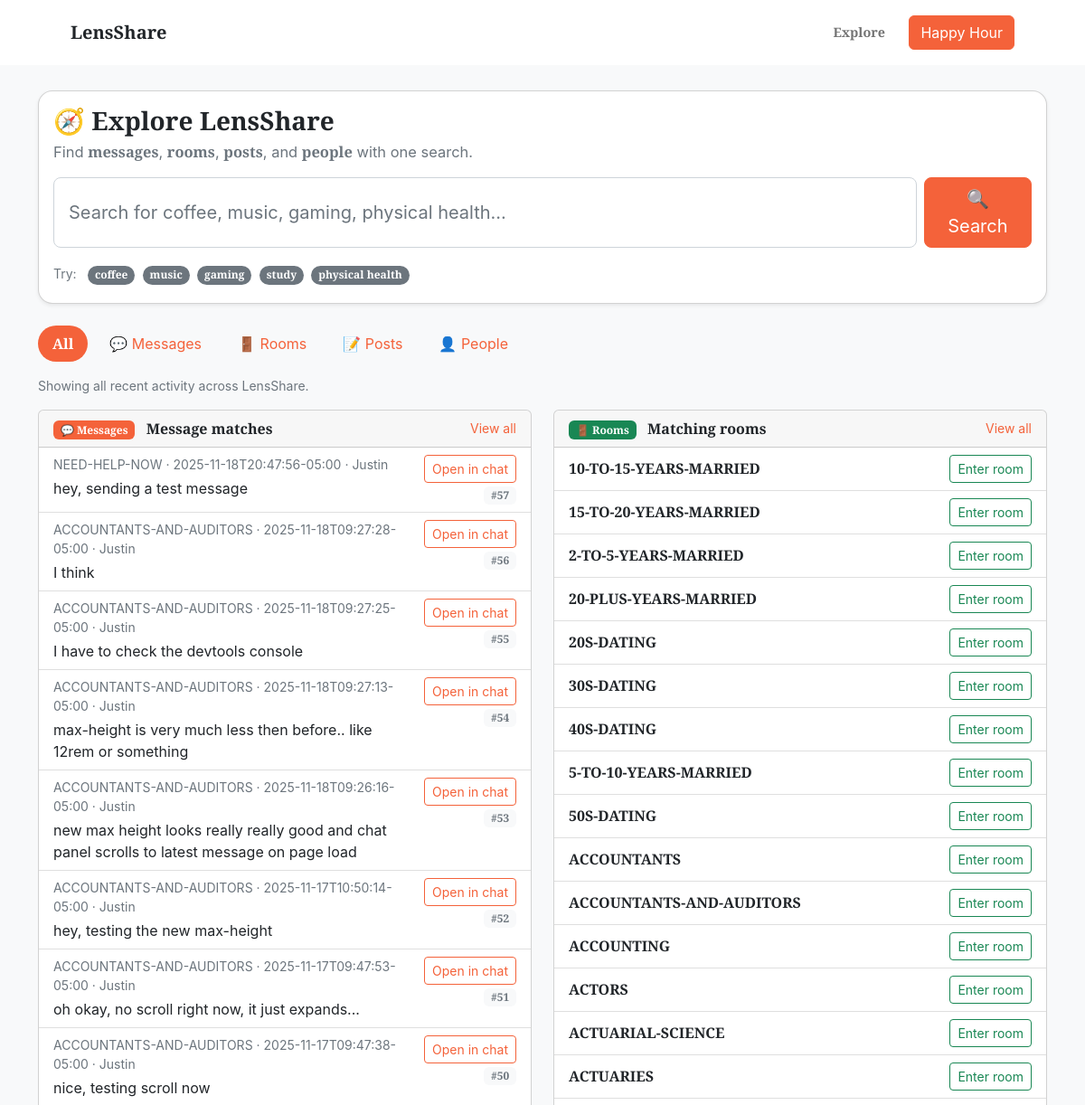
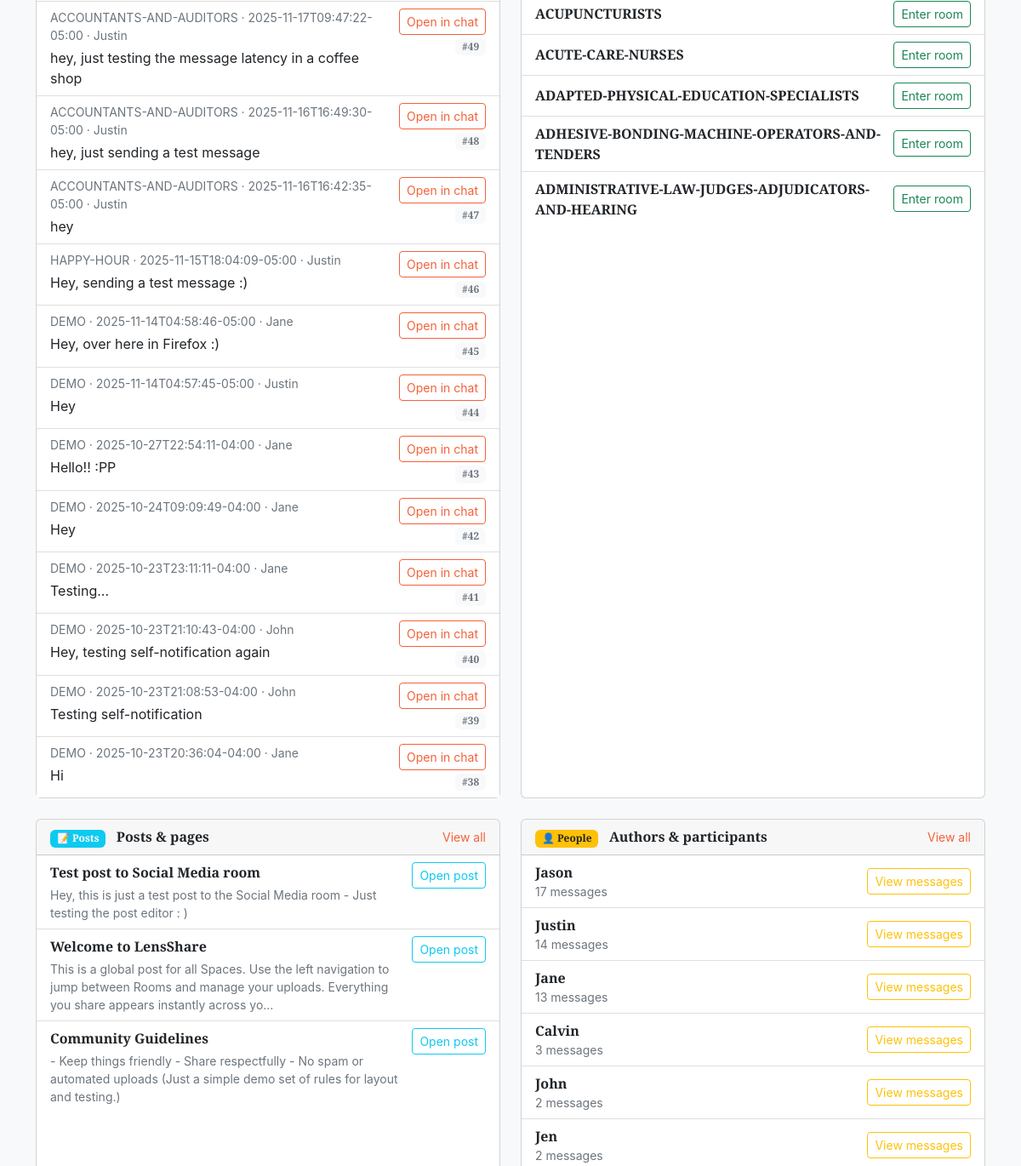
The page /search.php (upper part) on the database as committed earlier (2 pictures, top to bottom).
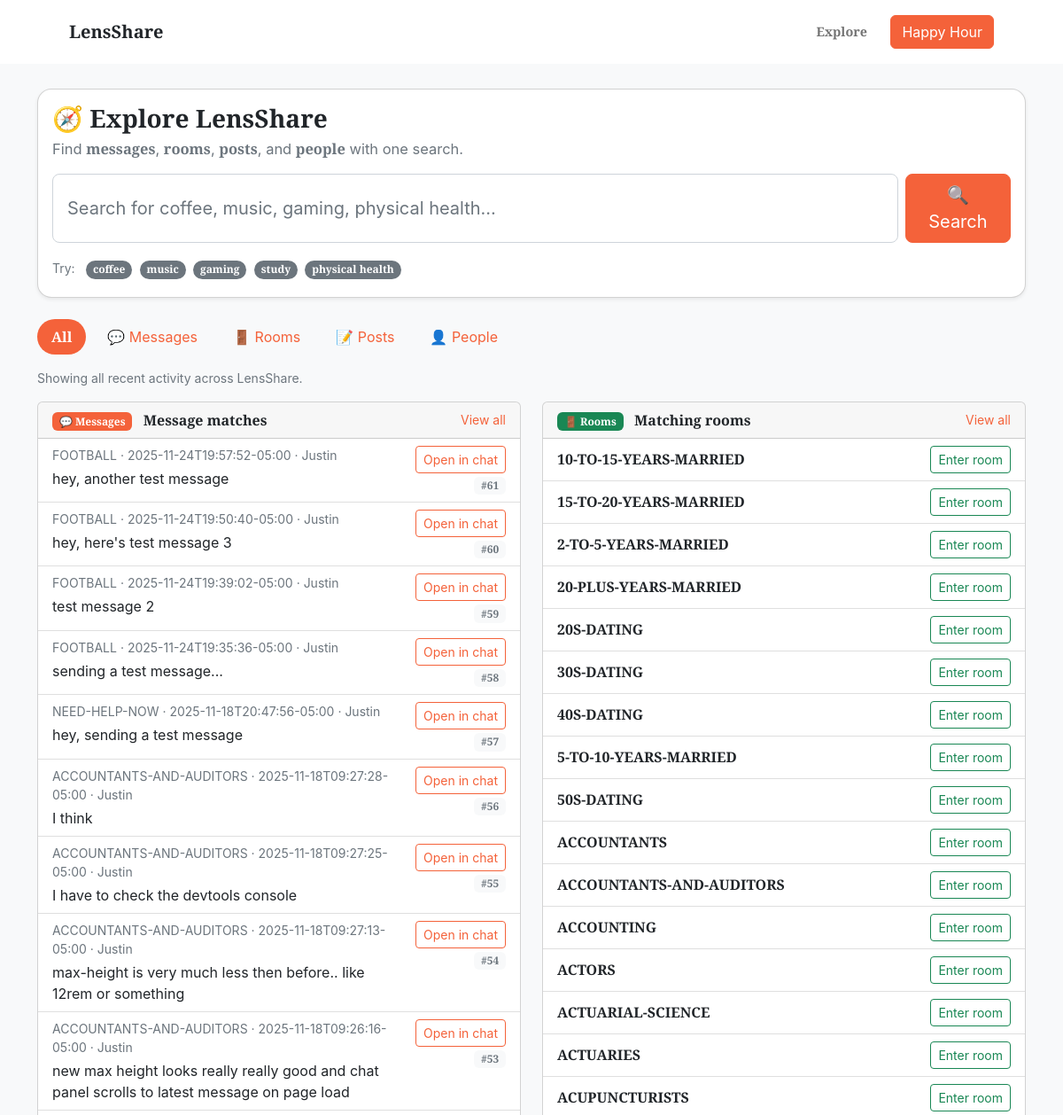
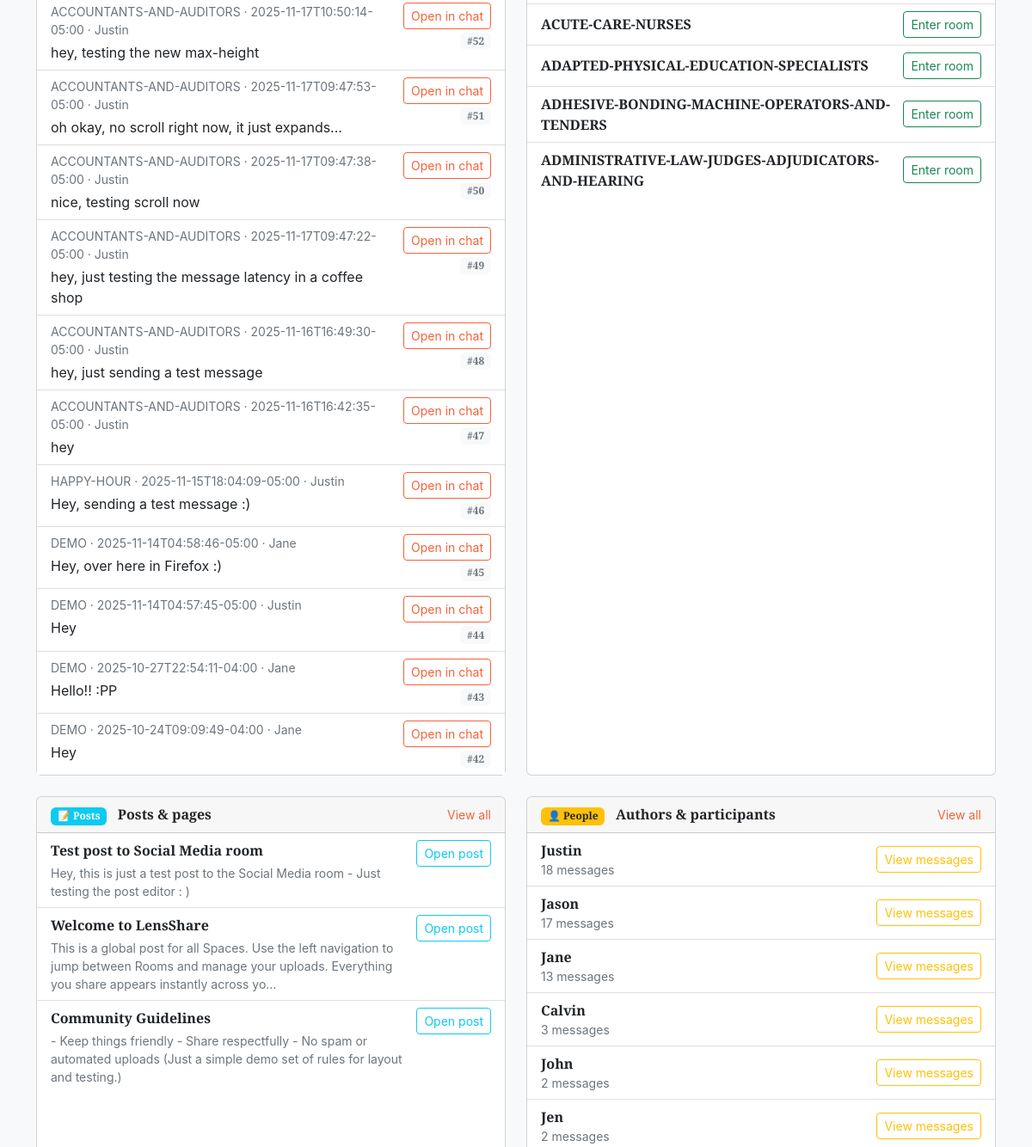
The same page on the database as committed later (2 pictures, top to bottom).
### tables this page shows
CREATE TABLE messages (
       id INTEGER PRIMARY KEY AUTOINCREMENT,
       room_id INTEGER NOT NULL,
       user TEXT NOT NULL,
       body TEXT NOT NULL,
       created_at TEXT NOT NULL, is_deleted INTEGER NOT NULL DEFAULT 0,
       FOREIGN KEY(room_id) REFERENCES rooms(id) ON DELETE CASCADE
     );

CREATE TABLE rooms (
       id INTEGER PRIMARY KEY AUTOINCREMENT,
       slug TEXT UNIQUE NOT NULL,
       name TEXT NOT NULL,
       created_at TEXT NOT NULL
     , is_active INTEGER NOT NULL DEFAULT 1);

CREATE TABLE posts (
       id INTEGER PRIMARY KEY AUTOINCREMENT,
       room_id INTEGER NOT NULL,
       title TEXT NOT NULL,
       body TEXT NOT NULL,
       created_at TEXT NOT NULL, is_archived INTEGER NOT NULL DEFAULT 0,
       FOREIGN KEY(room_id) REFERENCES rooms(id) ON DELETE CASCADE
     );

### search.php (the view, shortened to what the changed rows need)
<?php
$debug = true;
try {
    $db = new PDO('sqlite:' . env_db_path());
    $db->setAttribute(PDO::ATTR_ERRMODE, PDO::ERRMODE_EXCEPTION);
} catch (Throwable $e) {
    $db = null;
}
$q    = trim($_GET['q'] ?? '');
$type = $_GET['type'] ?? 'all';
$limitParam    = $_GET['limit'] ?? '';
$defaultLimit  = 20;
$limitAll      = false;
$limit         = $defaultLimit;
if ($limitParam === '') {
    $limitAll = false;
    $limit    = $defaultLimit;
} elseif ($limitParam === 'all') {
    $limitAll = true;
} else {
    $limitAll = false;
    $limit    = (int)$limitParam;
    if ($limit < 1)   { $limit = 1; }
    if ($limit > 1000){ $limit = 1000; }
}
$limitClause = $limitAll ? '' : (' LIMIT ' . $limit);
$types = [
    'all'      => 'All',
    'messages' => '💬 Messages',
    'rooms'    => '🚪 Rooms',
    'posts'    => '📝 Posts',
    'people'   => '👤 People',
];
$messageResults = [];
$roomResults    = [];
$postResults    = [];
$peopleResults  = [];
if ($db) {
    try {
        $like = '%' . $q . '%';
        if ($type === 'all' || $type === 'messages') {
            $sql = "
                SELECT m.id,
                       m.body,
                       m.created_at,
                       m.user,
                       r.slug AS room_slug,
                       r.name AS room_name
                FROM messages m
                JOIN rooms r ON r.id = m.room_id
                WHERE m.body LIKE :q
                   OR m.user LIKE :q
                ORDER BY m.created_at DESC
                $limitClause
            ";
            $stmt = $db->prepare($sql);
            $stmt->execute([':q' => $like]);
            $messageResults = $stmt->fetchAll(PDO::FETCH_ASSOC) ?: [];
        }
        if ($type === 'all' || $type === 'rooms') {
            $sql = "
                SELECT id, slug, name
                FROM rooms
                WHERE name LIKE :q
                ORDER BY name ASC
                $limitClause
            ";
            $stmt = $db->prepare($sql);
            $stmt->execute([':q' => $like]);
            $roomResults = $stmt->fetchAll(PDO::FETCH_ASSOC) ?: [];
        }
        if ($type === 'all' || $type === 'posts') {
            $sql = "
                SELECT p.id,
                       p.title,
                       SUBSTR(p.body, 1, 200) AS snippet,
                       p.room_id,
                       COALESCE(r.slug, 'main') AS room_slug
                FROM posts p
                LEFT JOIN rooms r ON r.id = p.room_id
                WHERE p.title LIKE :q
                   OR p.body LIKE :q
                ORDER BY p.id DESC
                $limitClause
            ";
            $stmt = $db->prepare($sql);
            $stmt->execute([':q' => $like]);
            $postResults = $stmt->fetchAll(PDO::FETCH_ASSOC) ?: [];
        }
        if ($type === 'all' || $type === 'people') {
            $sql = "
                SELECT user,
                       COUNT(*) AS message_count
                FROM messages
                WHERE user LIKE :q
                GROUP BY user
                ORDER BY message_count DESC
                $limitClause
            ";
            $stmt = $db->prepare($sql);
            $stmt->execute([':q' => $like]);
            $peopleResults = $stmt->fetchAll(PDO::FETCH_ASSOC) ?: [];
        }
    } catch (Throwable $e) {
        error_log('Search.php DB error: ' . $e->getMessage());
        if ($debug) {
            echo '<div style="padding:1rem; margin:1rem; border:1px solid red; font-family:monospace;">';
            echo '<strong>Search DB error:</strong><br>';
            echo htmlspecialchars($e->getMessage()) . '<br>';
            echo '<small>File: ' . htmlspecialchars($e->getFile()) . ' line ' . (int)$e->getLine() . '</small>';
            echo '</div>';
        } else {
            echo '<div class="alert alert-warning m-3">Search is temporarily unavailable.</div>';
        }
    }
}
?>
<!DOCTYPE html>
<html lang="en">
<head>
    <link href="https://cdn.jsdelivr.net/npm/bootstrap@5.3.3/dist/css/bootstrap.min.css" rel="stylesheet" />
    <link href="https://cdn.jsdelivr.net/npm/bootstrap-icons@1.5.0/font/bootstrap-icons.css" rel="stylesheet" />
    <link href="css/styles.css" rel="stylesheet" />
    <link href="css/custom.css" rel="stylesheet" />
</head>
<body>
    <main class="bg-light pb-4">
        <div class="container">
            <div class="card shadow-sm mb-4 search-hero-card">
                <div class="card-body">
                    <h1 class="h3 mb-1"><strong>🧭 Explore LensShare</strong></h1>
                    <?php if ($q === ''): ?>
                        <div class="mt-3">
                            <span class="text-muted small me-2">Try:</span>
                            <?php foreach (['coffee','music','gaming','study','physical health'] as $suggest): ?>
                                <a class="badge rounded-pill text-bg-secondary text-decoration-none me-1 mb-1"
                                   href="search.php?q=<?= urlencode($suggest) ?>">
                                    <?= htmlspecialchars($suggest) ?>
                                </a>
                            <?php endforeach; ?>
                        </div>
                    <?php endif; ?>
                </div>
            </div>
            <div class="search-chip-bar mb-2">
                <ul class="nav nav-pills flex-wrap">
                    <?php foreach ($types as $tKey => $tLabel): ?>
                        <li class="nav-item me-2 mb-2">
                            <a class="nav-link<?= $type === $tKey ? ' active' : '' ?>"
                               href="search.php?q=<?= urlencode($q) ?>&type=<?= urlencode($tKey) ?>">
                                <?= htmlspecialchars($tLabel) ?>
                            </a>
                        </li>
                    <?php endforeach; ?>
                </ul>
            </div>
            <?php if ($db): ?>
                <?php if ($type === 'all'): ?>
                    <div class="row">
                        <div class="col-md-6 mb-4">
                            <div class="card h-100">
                                <div class="card-body p-0">
                                    <?php if (empty($messageResults)): ?>
                                        <p class="text-muted small m-3">No matching messages.</p>
                                    <?php else: ?>
                                        <div class="list-group list-group-flush">
                                            <?php foreach ($messageResults as $m): ?>
                                            <div class="list-group-item d-flex justify-content-between align-items-start">
                                                <div class="me-3">
                                                    <div class="small text-muted mb-1">
                                                        <?= htmlspecialchars($m['room_name']) ?> ·
                                                        <?= htmlspecialchars($m['created_at']) ?> ·
                                                        <?= htmlspecialchars($m['user']) ?>
                                                    </div>
                                                    <div>
                                                        <?= htmlspecialchars(mb_strimwidth($m['body'], 0, 140, '…')) ?>
                                                    </div>
                                                </div>
                                                <div class="d-flex flex-column align-items-end">
                                                    <a class="btn btn-sm btn-outline-primary mb-1"
                                                       href="room.php?room=<?= urlencode($m['room_slug']) ?>&focus=<?= (int)$m['id'] ?>">
                                                        Open in chat
                                                    </a>
                                                    <span class="badge bg-light text-muted small">
                                                        #<?= (int)$m['id'] ?>
                                                    </span>
                                                </div>
                                            </div>
                                            <?php endforeach; ?>
                                        </div>
                                    <?php endif; ?>
                                </div>
                            </div>
                        </div>
                        <div class="col-md-6 mb-4">
                            <div class="card h-100">
                                <div class="card-body p-0">
                                    <?php if (empty($roomResults)): ?>
                                        <p class="text-muted small m-3">No rooms found.</p>
                                    <?php else: ?>
                                        <div class="list-group list-group-flush">
                                            <?php foreach ($roomResults as $r): ?>
                                            <div class="list-group-item d-flex justify-content-between align-items-center">
                                                <div>
                                                    <div class="fw-semibold">
                                                        <?= htmlspecialchars($r['name']) ?>
                                                    </div>
                                                </div>
                                                <a class="btn btn-sm btn-outline-success"
                                                   href="room.php?room=<?= urlencode($r['slug']) ?>">
                                                    Enter room
                                                </a>
                                            </div>
                                            <?php endforeach; ?>
                                        </div>
                                    <?php endif; ?>
                                </div>
                            </div>
                        </div>
                        <div class="col-md-6 mb-4">
                            <div class="card h-100">
                                <div class="card-body p-0">
                                    <?php if (empty($postResults)): ?>
                                        <p class="text-muted small m-3">No posts match this search.</p>
                                    <?php else: ?>
                                        <div class="list-group list-group-flush">
                                            <?php foreach ($postResults as $p): ?>
                                            <div class="list-group-item d-flex justify-content-between align-items-start">
                                                <div class="me-3">
                                                    <div class="fw-semibold mb-1">
                                                        <?= htmlspecialchars($p['title']) ?>
                                                    </div>
                                                    <div class="small text-muted">
                                                        <?= htmlspecialchars(mb_strimwidth($p['snippet'], 0, 160, '…')) ?>
                                                    </div>
                                                </div>
                                                <a class="btn btn-sm btn-outline-info"
                                                   href="room.php?room=<?= urlencode($p['room_slug']) ?>&view=post&post=<?= (int)$p['id'] ?>">
                                                    Open post
                                                </a>
                                            </div>
                                            <?php endforeach; ?>
                                        </div>
                                    <?php endif; ?>
                                </div>
                            </div>
                        </div>
                        <div class="col-md-6 mb-4">
                            <div class="card h-100">
                                <div class="card-body p-0">
                                    <?php if (empty($peopleResults)): ?>
                                        <p class="text-muted small m-3">No people found.</p>
                                    <?php else: ?>
                                        <div class="list-group list-group-flush">
                                            <?php foreach ($peopleResults as $person): ?>
                                            <div class="list-group-item d-flex justify-content-between align-items-center">
                                                <div>
                                                    <div class="fw-semibold">
                                                        <?= htmlspecialchars($person['user']) ?>
                                                    </div>
                                                    <div class="small text-muted">
                                                        <?= (int)$person['message_count'] ?> messages
                                                    </div>
                                                </div>
                                                <a class="btn btn-sm btn-outline-warning"
                                                   href="search.php?q=<?= urlencode($person['user']) ?>&type=messages">
                                                    View messages
                                                </a>
                                            </div>
                                            <?php endforeach; ?>
                                        </div>
                                    <?php endif; ?>
                                </div>
                            </div>
                        </div>
                    </div>
                <?php endif; ?>
            <?php endif; ?>
        </div>
    </main>
</body>
</html>

Rows that differ between the two databases and show on the page:
no longer on this page (row unchanged): messages: room.name "DEMO", created_at "2025-10-23T23:11:11-04:00", user "Jane", body "Testing...", id "41"
no longer on this page (row unchanged): messages: room.name "DEMO", created_at "2025-10-23T21:10:43-04:00", user "John", body "Hey, testing self-notification again", id "40"
no longer on this page (row unchanged): messages: room.name "DEMO", created_at "2025-10-23T21:08:53-04:00", user "John", body "Testing self-notification", id "39"
no longer on this page (row unchanged): messages: room.name "DEMO", created_at "2025-10-23T20:36:04-04:00", user "Jane", body "Hi", id "38"
added messages: room.name "FOOTBALL", created_at "2025-11-24T19:57:52-05:00", user "Justin", body "hey, another test message", id "61"
added messages: room.name "FOOTBALL", created_at "2025-11-24T19:50:40-05:00", user "Justin", body "hey, here's test message 3", id "60"
added messages: room.name "FOOTBALL", created_at "2025-11-24T19:39:02-05:00", user "Justin", body "test message 2", id "59"
added messages: room.name "FOOTBALL", created_at "2025-11-24T19:35:36-05:00", user "Justin", body "sending a test message...", id "58"
Other text that changed with them:
new list line: "Justin 18 messages View messages"
list line gone: "Justin 14 messages View messages"
